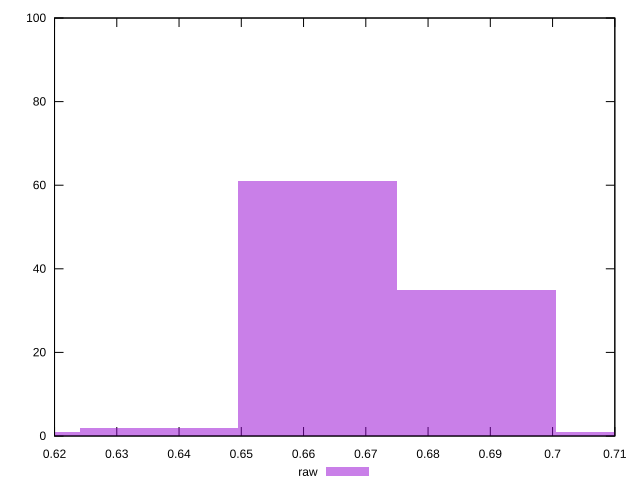

Recreate this plot in gnuplot.
reset

$raw <<EOF
0.6877532619242727 35
0.6622809188900403 61
0.6113362328215757 1
0.713225604958505 1
0.636808575855808 2
EOF

set key outside below
set boxwidth 0.02547234303423232
set xrange [0.62:0.71]
set yrange [0:100]
set trange [0:100]
set style fill transparent solid 0.5 noborder
set terminal svg size 640, 490 enhanced background rgb 'white'
set output "report_00009_2021-02-08T22-37-41.559Z/meta/score/samples/pages+cached+noadtech/raw/histogram.svg"

plot $raw title "raw" with boxes

reset
